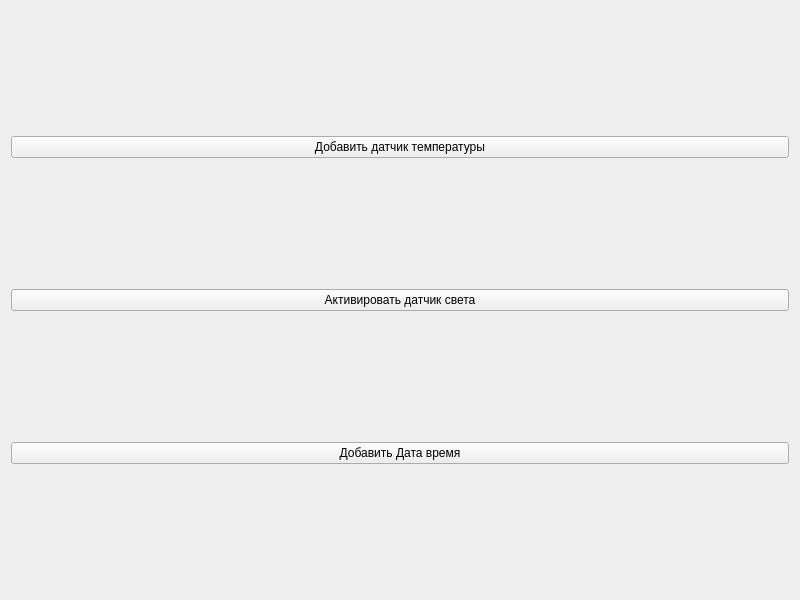
<?xml version="1.0" encoding="UTF-8"?>
<ui version="4.0">
 <class>Widget</class>
 <widget class="QWidget" name="Widget">
  <property name="geometry">
   <rect>
    <x>0</x>
    <y>0</y>
    <width>800</width>
    <height>600</height>
   </rect>
  </property>
  <property name="windowTitle">
   <string>Widget</string>
  </property>
  <layout class="QVBoxLayout" name="verticalLayout">
   <item>
    <widget class="QPushButton" name="createTemperatureButton">
     <property name="text">
      <string>Добавить датчик температуры</string>
     </property>
    </widget>
   </item>
   <item>
    <widget class="QPushButton" name="createLightInfoButton">
     <property name="text">
      <string>Активировать датчик света</string>
     </property>
    </widget>
   </item>
   <item>
    <widget class="QPushButton" name="createDateTimeInfoButton">
     <property name="text">
      <string>Добавить Дата время</string>
     </property>
    </widget>
   </item>
  </layout>
 </widget>
 <resources/>
 <connections/>
</ui>
